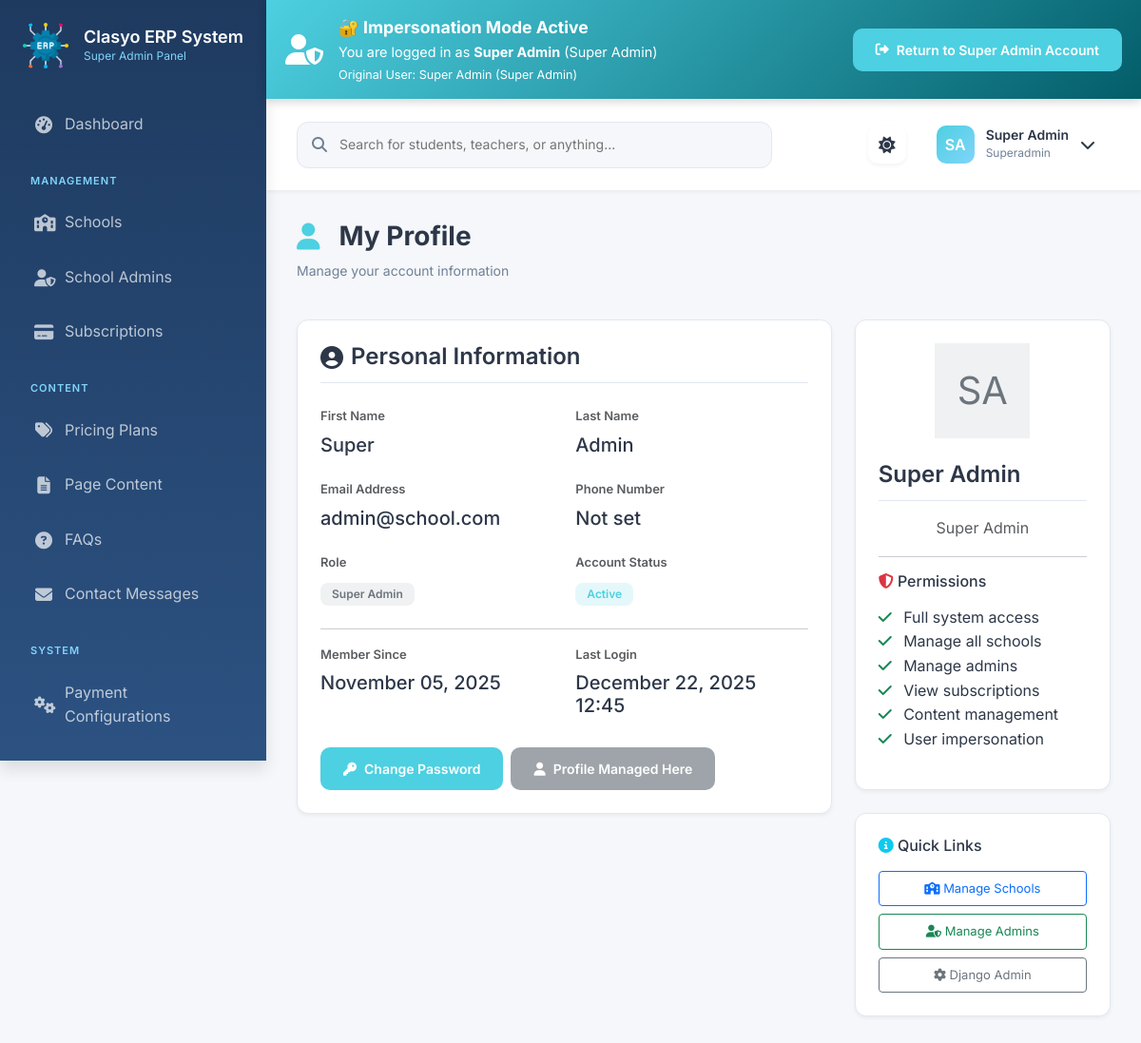
The app's page /superadmin/profile/ (signed in) with its own data.
### accounts/models.py (models this page shows, shortened)
class User(AbstractUser):
    ROLE_CHOICES = [
        ('superadmin', 'Super Admin'),
        ('admin', 'School Admin'),
        ('teacher', 'Teacher'),
        ('accountant', 'Accountant'),
        ('librarian', 'Librarian'),
        ('receptionist', 'Receptionist'),
        ('parent', 'Parent'),
        ('student', 'Student'),
    ]
    GENDER_CHOICES = [
        ('male', 'Male'),
        ('female', 'Female'),
        ('other', 'Other'),
    ]
    username = None
    email = models.EmailField(_('Email Address'), unique=True)
    role = models.CharField(_('Role'), max_length=20, choices=ROLE_CHOICES)
    first_name = models.CharField(_('First Name'), max_length=150)
    last_name = models.CharField(_('Last Name'), max_length=150)
    phone = PhoneNumberField(_('Phone Number'), blank=True, null=True)
    mobile = PhoneNumberField(_('Mobile Number'), blank=True, null=True)
    avatar = models.ImageField(_('Avatar'), upload_to='avatars/', blank=True, null=True)
    gender = models.CharField(_('Gender'), max_length=10, choices=GENDER_CHOICES, blank=True)
    date_of_birth = models.DateField(_('Date of Birth'), blank=True, null=True)
    blood_group = models.CharField(_('Blood Group'), max_length=10, blank=True)
    address = models.TextField(_('Address'), blank=True)
    city = models.CharField(_('City'), max_length=100, blank=True)
    state = models.CharField(_('State'), max_length=100, blank=True)
    country = CountryField(_('Country'), blank=True)
    postal_code = models.CharField(_('Postal Code'), max_length=20, blank=True)
    emergency_contact_name = models.CharField(_('Emergency Contact Name'), max_length=150, blank=True)
    emergency_contact_phone = PhoneNumberField(_('Emergency Contact Phone'), blank=True, null=True)
    emergency_contact_relation = models.CharField(_('Emergency Contact Relation'), max_length=50, blank=True)
    employee_id = models.CharField(_('Employee ID'), max_length=50, blank=True, unique=True, null=True)
    department = models.ForeignKey('human_resource.Department', on_delete=models.SET_NULL,
                                  null=True, blank=True, related_name='employees')
    designation = models.ForeignKey('human_resource.Designation', on_delete=models.SET_NULL,
                                   null=True, blank=True, related_name='employees')
    join_date = models.DateField(_('Join Date'), blank=True, null=True)
    is_active = models.BooleanField(_('Active'), default=True)
    is_verified = models.BooleanField(_('Verified'), default=False)
    last_login_ip = models.GenericIPAddressField(_('Last Login IP'), blank=True, null=True)
    created_at = models.DateTimeField(_('Created At'), auto_now_add=True)
    updated_at = models.DateTimeField(_('Updated At'), auto_now=True)
    objects = UserManager()
    USERNAME_FIELD = 'email'
    REQUIRED_FIELDS = ['first_name', 'last_name', 'role']
    class Meta:
        verbose_name = _('User')
        verbose_name_plural = _('Users')
        ordering = ['-created_at']
    def get_full_name(self):
        return f"{self.first_name} {self.last_name}".strip()

### superadmin/views.py (the view)
# urls.py: path('profile/', views.SuperAdminProfileView.as_view(), name='profile'),
class SuperAdminProfileView(SuperAdminRequiredMixin, TemplateView):
    template_name = 'superadmin/profile.html'
    def get_context_data(self, **kwargs):
        context = super().get_context_data(**kwargs)
        context['user'] = self.request.user
        return context

### core/context_processors.py (called while the page is built, shortened)
def school_context(request):
    context = {}
    if hasattr(request, 'resolver_match') and request.resolver_match:
        school_slug = request.resolver_match.kwargs.get('school_slug')
    return context

### superadmin/context_processors.py (called while the page is built)
def impersonation_context(request):
    context = {
        'is_impersonating': getattr(request, 'is_impersonating', False),
        'original_user': getattr(request, 'original_user', None),
    }
    return context

### superadmin/views.py (called while the page is built)
    def test_func(self):
        return self.request.user.is_authenticated and self.request.user.role == 'superadmin'  # Fixed: was 'super_admin'

### templates/superadmin/profile.html (shortened to what this page needs)
{% extends 'dashboards/base.html' %}
{% load static %}
{% block page_title %}My Profile{% endblock %}
{% block page_icon %}user{% endblock %}
{% block page_subtitle %}Manage your account information{% endblock %}
{% block content %}
<div class="row">
    <div class="col-lg-8">
        <div class="modern-card">
            <h4 class="mb-4"><i class="fas fa-user-circle"></i> Personal Information</h4>
            <div class="row mb-3">
                <div class="col-md-6">
                    <label class="form-label text-muted">First Name</label>
                    <p class="h5">{{ user.first_name|default:"Not set" }}</p>
                </div>
                <div class="col-md-6">
                    <label class="form-label text-muted">Last Name</label>
                    <p class="h5">{{ user.last_name|default:"Not set" }}</p>
                </div>
            </div>
            <div class="row mb-3">
                <div class="col-md-6">
                    <label class="form-label text-muted">Email Address</label>
                    <p class="h5">{{ user.email }}</p>
                </div>
                <div class="col-md-6">
                    <label class="form-label text-muted">Phone Number</label>
                    <p class="h5">{{ user.phone|default:"Not set" }}</p>
                </div>
            </div>
            <div class="row mb-3">
                <div class="col-md-6">
                    <label class="form-label text-muted">Role</label>
                    <p class="h5"><span class="badge bg-danger">{{ user.get_role_display }}</span></p>
                </div>
                <div class="col-md-6">
                    <label class="form-label text-muted">Account Status</label>
                    <p class="h5">
                        {% if user.is_active %}
                            <span class="badge bg-success">Active</span>
                        {% else %}
                            <span class="badge bg-danger">Inactive</span>
                        {% endif %}
                    </p>
                </div>
            </div>
            <hr>
            <div class="row mb-3">
                <div class="col-md-6">
                    <label class="form-label text-muted">Member Since</label>
                    <p class="h5">{{ user.created_at|date:"F d, Y" }}</p>
                </div>
                <div class="col-md-6">
                    <label class="form-label text-muted">Last Login</label>
                    <p class="h5">{{ user.last_login|date:"F d, Y H:i"|default:"Never" }}</p>
                </div>
            </div>
            <div class="d-flex gap-2 mt-4">
                <a href="{% url 'accounts:change_password' %}" class="btn btn-primary">
                    <i class="fas fa-key"></i> Change Password
                </a>
                <button type="button" class="btn btn-secondary" disabled>
                    <i class="fas fa-user"></i> Profile Managed Here
                </button>
            </div>
        </div>
    </div>
    <div class="col-lg-4">
        <div class="modern-card text-center">
            <div class="mb-4">
                <div class="avatar-circle bg-danger text-white mx-auto" style="width: 100px; height: 100px; font-size: 40px; line-height: 100px;">
                    {{ user.first_name.0|default:"S" }}{{ user.last_name.0|default:"A" }}
                </div>
            </div>
            <h4>{{ user.get_full_name|default:user.email }}</h4>
            <p class="text-muted">{{ user.get_role_display }}</p>
            <hr>
            <div class="text-start">
                <h6 class="mb-3"><i class="fas fa-shield-alt text-danger"></i> Permissions</h6>
                <ul class="list-unstyled">
                    <li><i class="fas fa-check text-success me-2"></i> Full system access</li>
                    <li><i class="fas fa-check text-success me-2"></i> Manage all schools</li>
                    <li><i class="fas fa-check text-success me-2"></i> Manage admins</li>
                    <li><i class="fas fa-check text-success me-2"></i> View subscriptions</li>
                    <li><i class="fas fa-check text-success me-2"></i> Content management</li>
                    <li><i class="fas fa-check text-success me-2"></i> User impersonation</li>
                </ul>
            </div>
        </div>
        <div class="modern-card mt-3">
            <h6 class="mb-3"><i class="fas fa-info-circle text-info"></i> Quick Links</h6>
            <div class="d-grid gap-2">
                <a href="{% url 'superadmin:schools' %}" class="btn btn-sm btn-outline-primary">
                    <i class="fas fa-school"></i> Manage Schools
                </a>
                <a href="{% url 'superadmin:admins' %}" class="btn btn-sm btn-outline-success">
                    <i class="fas fa-user-shield"></i> Manage Admins
                </a>
                <a href="{% url 'admin:index' %}" class="btn btn-sm btn-outline-secondary" target="_blank">
                    <i class="fas fa-cog"></i> Django Admin
                </a>
            </div>
        </div>
    </div>
</div>
{% endblock %}

### templates/includes/impersonation_banner.html
{% if is_impersonating %}
<div class="alert alert-warning alert-dismissible fade show m-0 rounded-0 border-0"
     style="background: linear-gradient(135deg,  #4DD0E1 0%,  #035d69 100%); color: white; padding: 15px 20px; position: sticky; top: 0; z-index: 1050; box-shadow: 0 2px 10px rgba(0,0,0,0.2);">
    <div class="d-flex align-items-center justify-content-between">
        <div class="d-flex align-items-center">
            <i class="fas fa-user-shield fa-2x me-3"></i>
            <div>
                <strong style="font-size: 1.1rem;">🔐 Impersonation Mode Active</strong>
                <p class="mb-0" style="font-size: 0.9rem;">
                    You are logged in as <strong>{{ user.get_full_name }}</strong> ({{ user.get_role_display }})
                    {% if original_user %}
                        <br><small>Original User: {{ original_user.get_full_name }} ({{ original_user.get_role_display }})</small>
                    {% endif %}
                </p>
            </div>
        </div>
        <a href="{% url 'superadmin:stop_impersonation' %}"
           class="btn btn-primary">
            <i class="fas fa-sign-out-alt me"></i>
            Return to {{ original_user.get_full_name|default:"Admin" }} Account
        </a>
    </div>
</div>
{% endif %}

### templates/includes/header.html (shortened to what this page needs)
{% load static %}
<nav class="top-navbar">
    <form action="{% if user.role == 'superadmin' or user.role == 'super_admin' %}#{% else %}/school/{{ school_slug }}/search/{% endif %}" method="get" class="search-bar">
        <input type="text" name="q" placeholder="Search for students, teachers, or anything..." id="globalSearch">
    </form>
    <div class="navbar-actions">
        <button id="theme-toggle" class="nav-icon-btn" title="Toggle Theme">
            <i class="fas fa-moon"></i>
        </button>
        <div class="dropdown">
            <div class="user-profile-nav" data-bs-toggle="dropdown" style="cursor: pointer;">
                <div class="user-avatar">{{ user.first_name.0|default:"U" }}{{ user.last_name.0|default:"" }}</div>
                <div class="user-info">
                    <h4>{{ user.get_full_name|default:user.email }}</h4>
                    <p>{{ user.role|title }}</p>
                </div>
                <i class="fas fa-chevron-down"></i>
            </div>
        </div>
    </div>
</nav>

### static/css/modern-dashboard.css (style rules this page uses)
:root { --primary-navy: #1E3A5F; --secondary-navy: #2C5282; --accent-cyan: #4DD0E1; --accent-light-blue: #81D4FA; --accent-yellow: #FFD54F; --accent-pink: #F06292; --accent-green: #4CAF50; --bg-light: #F5F7FA; --bg-white: #FFFFFF; --card-bg: #FFFFFF; --text-primary: #2D3748; --text-secondary: #4A5568; --text-muted: #718096; --border-light: #E2E8F0; --shadow-sm: 0 2px 4px rgba(0,0,0,0.05); --shadow-md: 0 4px 6px rgba(0,0,0,0.07); --shadow-lg: 0 10px 15px rgba(0,0,0,0.1); --shadow-xl: 0 20px 25px rgba(0,0,0,0.15); }
* { margin: 0; padding: 0; box-sizing: border-box; }
body { font-family: 'Inter', 'Segoe UI', system-ui, -apple-system, sans-serif; background: var(--bg-light); color: var(--text-primary); line-height: 1.6; transition: background-color 0.3s ease, color 0.3s ease; }
.top-navbar { background: var(--bg-white); padding: 20px 32px; box-shadow: var(--shadow-sm); display: flex; justify-content: space-between; align-items: center; position: sticky; top: 0; z-index: 100; }
.search-bar { flex: 1; max-width: 500px; position: relative; display: flex; align-items: center; }
.search-bar input { width: 100%; padding: 12px 16px 12px 44px; border: 1px solid var(--border-light); border-radius: 12px; font-size: 14px; transition: all 0.3s ease; background: var(--bg-light); }
.navbar-actions { display: flex; align-items: center; gap: 16px; }
#theme-toggle { width: 40px; height: 40px; border-radius: 10px; border: none; background: var(--bg-white); color: var(--text-primary); display: flex; align-items: center; justify-content: center; cursor: pointer; transition: all 0.3s ease; box-shadow: var(--shadow-sm); }
#theme-toggle i { font-size: 1.1rem; transition: transform 0.3s ease; }
.nav-icon-btn { width: 40px; height: 40px; border-radius: 10px; border: none; background: var(--bg-light); color: var(--text-dark); display: flex; align-items: center; justify-content: center; cursor: pointer; transition: all 0.3s ease; position: relative; text-decoration: none; }
.user-profile-nav { display: flex; align-items: center; gap: 12px; padding: 8px 16px; border-radius: 12px; cursor: pointer; transition: all 0.3s ease; }
.user-avatar { width: 40px; height: 40px; border-radius: 10px; background: linear-gradient(135deg, var(--accent-cyan), var(--accent-light-blue)); display: flex; align-items: center; justify-content: center; color: white; font-weight: 600; font-size: 16px; }
.user-info h4 { font-size: 14px; font-weight: 600; margin: 0; color: var(--text-dark); }
.user-info p { font-size: 12px; color: var(--text-muted); margin: 0; }
.modern-card { background: var(--card-bg); border: 1px solid var(--border-light); border-radius: 12px; box-shadow: var(--shadow-sm); padding: 24px; margin-bottom: 24px; transition: transform 0.2s, box-shadow 0.2s, background-color 0.3s ease, border-color 0.3s ease; overflow: hidden; color: var(--text-primary); }
.modern-card h4 { color: var(--text-primary) !important; font-weight: 600; margin-bottom: 1.5rem; display: flex; align-items: center; gap: 0.5rem; }
.modern-card > h4 { color: var(--text-primary); padding-bottom: 0.75rem; margin-bottom: 1rem; border-bottom: 1px solid var(--border-light); }
.btn-modern, .btn-primary-modern, .btn-success-modern, .btn-warning-modern, .btn-danger-modern, .btn-secondary-modern, .btn.btn-primary, .btn.btn-success, .btn.btn-danger, .btn.btn-warning, .btn.btn-secondary { padding: 12px 24px; border-radius: 10px; border: none; font-weight: 600; font-size: 14px; cursor: pointer; transition: all 0.3s ease; display: inline-flex; align-items: center; gap: 8px; }
.btn-primary-modern, .btn.btn-primary { background: var(--accent-cyan) !important; color: white !important; border-color: var(--accent-cyan) !important; }
.btn-secondary-modern, .btn.btn-secondary { background: #6C757D !important; color: white !important; border-color: #6C757D !important; }
.btn-sm-modern, .btn.btn-sm { padding: 8px 16px; font-size: 13px; }
.badge-modern, .badge { padding: 6px 12px; border-radius: 8px; font-size: 12px; font-weight: 600; display: inline-block; }
.badge-success-modern, .badge-success, .bg-success { background: rgba(77, 208, 225, 0.15) !important; color: var(--accent-cyan) !important; }
.badge-danger-modern, .badge-danger, .bg-danger { background: rgba(108, 117, 125, 0.1) !important; color: #6C757D !important; }
.form-label-modern, .form-label, label { font-size: 13px; font-weight: 600; color: var(--text-dark); margin-bottom: 8px; display: block; }
.modern-card, .card { overflow: hidden; }

### records on screen
User: get_full_name "Super Admin", role "Super Admin", first_name.0 "S", last_name.0 "A", role "Superadmin", first_name "Super", last_name "Admin", email "admin@school.com", phone "Not set", created_at "November 05, 2025", last_login "December 22, 2025 12:45"
